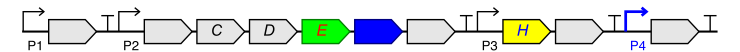

Reproduce this figure in Python.
#!/usr/bin/env python
"""
Demonstrate how to plot a GFF files
"""

from ast import literal_eval
import csv
from operator import itemgetter
import parasbolv as psv
import matplotlib.pyplot as plt

# Mapping from GFF annotation type to parasbolv glyph
gffsvgtype_map = {}
gffsvgtype_map['gene'] = 'CDS'
gffsvgtype_map['promoter'] = 'Promoter'
gffsvgtype_map['terminator'] = 'Terminator'
gffsvgtype_map['rbs'] = 'RibosomeEntrySite'

def load_part_list_from_gff (filename, chrom, type_map=gffsvgtype_map, region=None):
    # Load the GFF data
    gff = []
    data_reader = csv.reader(open(filename, 'r'), delimiter='\t')
    for row in data_reader:
        if len(row) == 9:
            cur_chrom = row[0]
            part_type = row[2]
            start_bp = int(row[3])
            end_bp = int(row[4])
            part_dir = row[6]
            part_attribs = {}
            split_attribs = row[8].split(';')
            part_name = None
            for attrib in split_attribs:
                # Find part attributes
                key_value = attrib.split('=')
                if len(key_value) == 2:
                    if key_value[0] == 'Name':
                        part_name = key_value[1]
                    elif key_value[0] == 'orientation':
                        part_attribs['orientation'] = key_value[1]
                    elif key_value[0] == 'user_parameters':
                        part_attribs['user_parameters'] = literal_eval(key_value[1])
                    elif key_value[0] == 'style_parameters':
                        part_attribs['style_parameters'] = literal_eval(key_value[1])
            if part_name != None and cur_chrom == chrom and part_type in type_map.keys():
                gff.append([part_name, type_map[part_type], part_dir, start_bp, end_bp, part_attribs])
    # Convert to part list for parasbolv
    part_list = []
    for gff_el in sorted(gff, key=itemgetter(3)):
        # Check for available elements and append to part list
        if len(gff_el[5]) == 1:
            part_list.append([gff_el[1], 'forward', None, None])
        else:
            orientation = 'forward'
            if 'orientation' in gff_el[5]:
                orientation = gff_el[5]['orientation']
            if len(gff_el[5]) == 3:
                part_list.append([gff_el[1], orientation, gff_el[5]['user_parameters'], gff_el[5]['style_parameters']])
            else:
                if 'user_parameters' in gff_el[5]:
                    part_list.append([gff_el[1], orientation, gff_el[5]['user_parameters'], None])
                else:
                    part_list.append([gff_el[1], orientation, None, gff_el[5]['style_parameters']])

    return part_list

part_list = load_part_list_from_gff('./04_plot_gff.gff', 'chrom1', type_map=gffsvgtype_map)

renderer = psv.GlyphRenderer()

construct = psv.Construct(part_list, renderer)
fig, ax, baseline_start, baseline_end, bounds = construct.draw()
ax.plot([baseline_start[0], baseline_end[0]], [baseline_start[1], baseline_end[1]], color=(0,0,0), linewidth=1.5, zorder=0)

fig.savefig('04_plot_gff.pdf', transparent=True, dpi=300)
fig.savefig('04_plot_gff.jpg', dpi=300)
plt.show()
